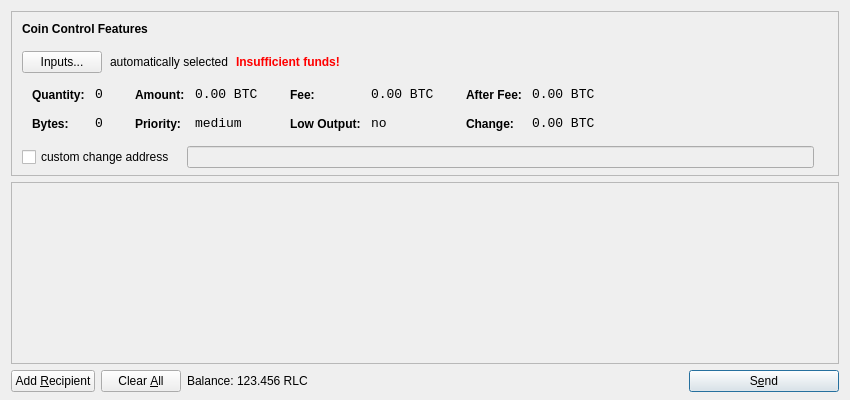
<?xml version="1.0" encoding="UTF-8"?>
<ui version="4.0">
 <class>SendCoinsDialog</class>
 <widget class="QDialog" name="SendCoinsDialog">
  <property name="geometry">
   <rect>
    <x>0</x>
    <y>0</y>
    <width>850</width>
    <height>400</height>
   </rect>
  </property>
  <property name="windowTitle">
   <string>Send Coins</string>
  </property>
  <layout class="QVBoxLayout" name="verticalLayout" stretch="0,1,0">
   <property name="bottomMargin">
    <number>8</number>
   </property>
   <item>
    <widget class="QFrame" name="frameCoinControl">
     <property name="sizePolicy">
      <sizepolicy hsizetype="Expanding" vsizetype="Expanding">
       <horstretch>0</horstretch>
       <verstretch>0</verstretch>
      </sizepolicy>
     </property>
     <property name="maximumSize">
      <size>
       <width>16777215</width>
       <height>16777215</height>
      </size>
     </property>
     <property name="frameShape">
      <enum>QFrame::StyledPanel</enum>
     </property>
     <property name="frameShadow">
      <enum>QFrame::Sunken</enum>
     </property>
     <layout class="QVBoxLayout" name="verticalLayoutCoinControl2">
      <property name="spacing">
       <number>-1</number>
      </property>
      <property name="leftMargin">
       <number>0</number>
      </property>
      <property name="topMargin">
       <number>0</number>
      </property>
      <property name="rightMargin">
       <number>0</number>
      </property>
      <property name="bottomMargin">
       <number>6</number>
      </property>
      <item>
       <layout class="QVBoxLayout" name="verticalLayoutCoinControl" stretch="0,0,0,0,1">
        <property name="spacing">
         <number>0</number>
        </property>
        <property name="leftMargin">
         <number>10</number>
        </property>
        <property name="topMargin">
         <number>10</number>
        </property>
        <item>
         <layout class="QHBoxLayout" name="horizontalLayoutCoinControl1">
          <property name="bottomMargin">
           <number>15</number>
          </property>
          <item>
           <widget class="QLabel" name="labelCoinControlFeatures">
            <property name="sizePolicy">
             <sizepolicy hsizetype="Preferred" vsizetype="Maximum">
              <horstretch>0</horstretch>
              <verstretch>0</verstretch>
             </sizepolicy>
            </property>
            <property name="font">
             <font>
              <weight>75</weight>
              <bold>true</bold>
             </font>
            </property>
            <property name="styleSheet">
             <string notr="true">font-weight:bold;</string>
            </property>
            <property name="text">
             <string>Coin Control Features</string>
            </property>
           </widget>
          </item>
         </layout>
        </item>
        <item>
         <layout class="QHBoxLayout" name="horizontalLayoutCoinControl2" stretch="0,0,0,0">
          <property name="spacing">
           <number>8</number>
          </property>
          <property name="bottomMargin">
           <number>10</number>
          </property>
          <item>
           <widget class="QPushButton" name="pushButtonCoinControl">
            <property name="styleSheet">
             <string notr="true"/>
            </property>
            <property name="text">
             <string>Inputs...</string>
            </property>
           </widget>
          </item>
          <item>
           <widget class="QLabel" name="labelCoinControlAutomaticallySelected">
            <property name="text">
             <string>automatically selected</string>
            </property>
            <property name="margin">
             <number>5</number>
            </property>
           </widget>
          </item>
          <item>
           <widget class="QLabel" name="labelCoinControlInsuffFunds">
            <property name="font">
             <font>
              <weight>75</weight>
              <bold>true</bold>
             </font>
            </property>
            <property name="styleSheet">
             <string notr="true">color:red;font-weight:bold;</string>
            </property>
            <property name="text">
             <string>Insufficient funds!</string>
            </property>
            <property name="margin">
             <number>5</number>
            </property>
           </widget>
          </item>
          <item>
           <spacer name="horizontalSpacerCoinControl">
            <property name="orientation">
             <enum>Qt::Horizontal</enum>
            </property>
            <property name="sizeHint" stdset="0">
             <size>
              <width>40</width>
              <height>1</height>
             </size>
            </property>
           </spacer>
          </item>
         </layout>
        </item>
        <item>
         <widget class="QWidget" name="widgetCoinControl" native="true">
          <property name="sizePolicy">
           <sizepolicy hsizetype="Preferred" vsizetype="Preferred">
            <horstretch>0</horstretch>
            <verstretch>0</verstretch>
           </sizepolicy>
          </property>
          <property name="minimumSize">
           <size>
            <width>0</width>
            <height>0</height>
           </size>
          </property>
          <property name="styleSheet">
           <string notr="true"/>
          </property>
          <layout class="QHBoxLayout" name="horizontalLayoutCoinControl5">
           <property name="margin">
            <number>0</number>
           </property>
           <item>
            <layout class="QHBoxLayout" name="horizontalLayoutCoinControl3" stretch="0,0,0,1">
             <property name="spacing">
              <number>20</number>
             </property>
             <property name="topMargin">
              <number>0</number>
             </property>
             <property name="bottomMargin">
              <number>10</number>
             </property>
             <item>
              <layout class="QFormLayout" name="formLayoutCoinControl1">
               <property name="horizontalSpacing">
                <number>10</number>
               </property>
               <property name="verticalSpacing">
                <number>14</number>
               </property>
               <property name="leftMargin">
                <number>10</number>
               </property>
               <property name="topMargin">
                <number>4</number>
               </property>
               <property name="rightMargin">
                <number>6</number>
               </property>
               <item row="0" column="0">
                <widget class="QLabel" name="labelCoinControlQuantityText">
                 <property name="styleSheet">
                  <string notr="true">font-weight:bold;</string>
                 </property>
                 <property name="text">
                  <string>Quantity:</string>
                 </property>
                 <property name="margin">
                  <number>0</number>
                 </property>
                </widget>
               </item>
               <item row="0" column="1">
                <widget class="QLabel" name="labelCoinControlQuantity">
                 <property name="font">
                  <font>
                   <family>Monospace</family>
                   <pointsize>10</pointsize>
                  </font>
                 </property>
                 <property name="cursor">
                  <cursorShape>IBeamCursor</cursorShape>
                 </property>
                 <property name="contextMenuPolicy">
                  <enum>Qt::ActionsContextMenu</enum>
                 </property>
                 <property name="text">
                  <string notr="true">0</string>
                 </property>
                 <property name="margin">
                  <number>0</number>
                 </property>
                 <property name="textInteractionFlags">
                  <set>Qt::LinksAccessibleByMouse|Qt::TextSelectableByKeyboard|Qt::TextSelectableByMouse</set>
                 </property>
                </widget>
               </item>
               <item row="1" column="0">
                <widget class="QLabel" name="labelCoinControlBytesText">
                 <property name="styleSheet">
                  <string notr="true">font-weight:bold;</string>
                 </property>
                 <property name="text">
                  <string>Bytes:</string>
                 </property>
                </widget>
               </item>
               <item row="1" column="1">
                <widget class="QLabel" name="labelCoinControlBytes">
                 <property name="font">
                  <font>
                   <family>Monospace</family>
                   <pointsize>10</pointsize>
                  </font>
                 </property>
                 <property name="cursor">
                  <cursorShape>IBeamCursor</cursorShape>
                 </property>
                 <property name="contextMenuPolicy">
                  <enum>Qt::ActionsContextMenu</enum>
                 </property>
                 <property name="text">
                  <string notr="true">0</string>
                 </property>
                 <property name="textInteractionFlags">
                  <set>Qt::LinksAccessibleByMouse|Qt::TextSelectableByKeyboard|Qt::TextSelectableByMouse</set>
                 </property>
                </widget>
               </item>
              </layout>
             </item>
             <item>
              <layout class="QFormLayout" name="formLayoutCoinControl2">
               <property name="horizontalSpacing">
                <number>10</number>
               </property>
               <property name="verticalSpacing">
                <number>14</number>
               </property>
               <property name="leftMargin">
                <number>6</number>
               </property>
               <property name="topMargin">
                <number>4</number>
               </property>
               <property name="rightMargin">
                <number>6</number>
               </property>
               <item row="0" column="0">
                <widget class="QLabel" name="labelCoinControlAmountText">
                 <property name="styleSheet">
                  <string notr="true">font-weight:bold;</string>
                 </property>
                 <property name="text">
                  <string>Amount:</string>
                 </property>
                 <property name="margin">
                  <number>0</number>
                 </property>
                </widget>
               </item>
               <item row="0" column="1">
                <widget class="QLabel" name="labelCoinControlAmount">
                 <property name="font">
                  <font>
                   <family>Monospace</family>
                   <pointsize>10</pointsize>
                  </font>
                 </property>
                 <property name="cursor">
                  <cursorShape>IBeamCursor</cursorShape>
                 </property>
                 <property name="contextMenuPolicy">
                  <enum>Qt::ActionsContextMenu</enum>
                 </property>
                 <property name="text">
                  <string notr="true">0.00 BTC</string>
                 </property>
                 <property name="textInteractionFlags">
                  <set>Qt::LinksAccessibleByMouse|Qt::TextSelectableByKeyboard|Qt::TextSelectableByMouse</set>
                 </property>
                </widget>
               </item>
               <item row="1" column="0">
                <widget class="QLabel" name="labelCoinControlPriorityText">
                 <property name="styleSheet">
                  <string notr="true">font-weight:bold;</string>
                 </property>
                 <property name="text">
                  <string>Priority:</string>
                 </property>
                </widget>
               </item>
               <item row="1" column="1">
                <widget class="QLabel" name="labelCoinControlPriority">
                 <property name="font">
                  <font>
                   <family>Monospace</family>
                   <pointsize>10</pointsize>
                  </font>
                 </property>
                 <property name="cursor">
                  <cursorShape>IBeamCursor</cursorShape>
                 </property>
                 <property name="contextMenuPolicy">
                  <enum>Qt::ActionsContextMenu</enum>
                 </property>
                 <property name="text">
                  <string>medium</string>
                 </property>
                 <property name="textInteractionFlags">
                  <set>Qt::LinksAccessibleByMouse|Qt::TextSelectableByKeyboard|Qt::TextSelectableByMouse</set>
                 </property>
                </widget>
               </item>
              </layout>
             </item>
             <item>
              <layout class="QFormLayout" name="formLayoutCoinControl3">
               <property name="horizontalSpacing">
                <number>10</number>
               </property>
               <property name="verticalSpacing">
                <number>14</number>
               </property>
               <property name="leftMargin">
                <number>6</number>
               </property>
               <property name="topMargin">
                <number>4</number>
               </property>
               <property name="rightMargin">
                <number>6</number>
               </property>
               <item row="0" column="0">
                <widget class="QLabel" name="labelCoinControlFeeText">
                 <property name="styleSheet">
                  <string notr="true">font-weight:bold;</string>
                 </property>
                 <property name="text">
                  <string>Fee:</string>
                 </property>
                 <property name="margin">
                  <number>0</number>
                 </property>
                </widget>
               </item>
               <item row="0" column="1">
                <widget class="QLabel" name="labelCoinControlFee">
                 <property name="font">
                  <font>
                   <family>Monospace</family>
                   <pointsize>10</pointsize>
                  </font>
                 </property>
                 <property name="cursor">
                  <cursorShape>IBeamCursor</cursorShape>
                 </property>
                 <property name="contextMenuPolicy">
                  <enum>Qt::ActionsContextMenu</enum>
                 </property>
                 <property name="text">
                  <string notr="true">0.00 BTC</string>
                 </property>
                 <property name="textInteractionFlags">
                  <set>Qt::LinksAccessibleByMouse|Qt::TextSelectableByKeyboard|Qt::TextSelectableByMouse</set>
                 </property>
                </widget>
               </item>
               <item row="1" column="0">
                <widget class="QLabel" name="labelCoinControlLowOutputText">
                 <property name="styleSheet">
                  <string notr="true">font-weight:bold;</string>
                 </property>
                 <property name="text">
                  <string>Low Output:</string>
                 </property>
                </widget>
               </item>
               <item row="1" column="1">
                <widget class="QLabel" name="labelCoinControlLowOutput">
                 <property name="font">
                  <font>
                   <family>Monospace</family>
                   <pointsize>10</pointsize>
                  </font>
                 </property>
                 <property name="cursor">
                  <cursorShape>IBeamCursor</cursorShape>
                 </property>
                 <property name="contextMenuPolicy">
                  <enum>Qt::ActionsContextMenu</enum>
                 </property>
                 <property name="text">
                  <string>no</string>
                 </property>
                 <property name="textInteractionFlags">
                  <set>Qt::LinksAccessibleByMouse|Qt::TextSelectableByKeyboard|Qt::TextSelectableByMouse</set>
                 </property>
                </widget>
               </item>
              </layout>
             </item>
             <item>
              <layout class="QFormLayout" name="formLayoutCoinControl4">
               <property name="horizontalSpacing">
                <number>10</number>
               </property>
               <property name="verticalSpacing">
                <number>14</number>
               </property>
               <property name="leftMargin">
                <number>6</number>
               </property>
               <property name="topMargin">
                <number>4</number>
               </property>
               <property name="rightMargin">
                <number>6</number>
               </property>
               <item row="0" column="0">
                <widget class="QLabel" name="labelCoinControlAfterFeeText">
                 <property name="styleSheet">
                  <string notr="true">font-weight:bold;</string>
                 </property>
                 <property name="text">
                  <string>After Fee:</string>
                 </property>
                 <property name="margin">
                  <number>0</number>
                 </property>
                </widget>
               </item>
               <item row="0" column="1">
                <widget class="QLabel" name="labelCoinControlAfterFee">
                 <property name="font">
                  <font>
                   <family>Monospace</family>
                   <pointsize>10</pointsize>
                  </font>
                 </property>
                 <property name="cursor">
                  <cursorShape>IBeamCursor</cursorShape>
                 </property>
                 <property name="contextMenuPolicy">
                  <enum>Qt::ActionsContextMenu</enum>
                 </property>
                 <property name="text">
                  <string notr="true">0.00 BTC</string>
                 </property>
                 <property name="textInteractionFlags">
                  <set>Qt::LinksAccessibleByMouse|Qt::TextSelectableByKeyboard|Qt::TextSelectableByMouse</set>
                 </property>
                </widget>
               </item>
               <item row="1" column="0">
                <widget class="QLabel" name="labelCoinControlChangeText">
                 <property name="styleSheet">
                  <string notr="true">font-weight:bold;</string>
                 </property>
                 <property name="text">
                  <string>Change:</string>
                 </property>
                </widget>
               </item>
               <item row="1" column="1">
                <widget class="QLabel" name="labelCoinControlChange">
                 <property name="font">
                  <font>
                   <family>Monospace</family>
                   <pointsize>10</pointsize>
                  </font>
                 </property>
                 <property name="cursor">
                  <cursorShape>IBeamCursor</cursorShape>
                 </property>
                 <property name="contextMenuPolicy">
                  <enum>Qt::ActionsContextMenu</enum>
                 </property>
                 <property name="text">
                  <string notr="true">0.00 BTC</string>
                 </property>
                 <property name="textInteractionFlags">
                  <set>Qt::LinksAccessibleByMouse|Qt::TextSelectableByKeyboard|Qt::TextSelectableByMouse</set>
                 </property>
                </widget>
               </item>
              </layout>
             </item>
            </layout>
           </item>
          </layout>
         </widget>
        </item>
        <item>
         <layout class="QHBoxLayout" name="horizontalLayoutCoinControl4" stretch="0,0,0">
          <property name="spacing">
           <number>12</number>
          </property>
          <property name="sizeConstraint">
           <enum>QLayout::SetDefaultConstraint</enum>
          </property>
          <property name="topMargin">
           <number>5</number>
          </property>
          <property name="rightMargin">
           <number>5</number>
          </property>
          <item>
           <widget class="QCheckBox" name="checkBoxCoinControlChange">
            <property name="text">
             <string>custom change address</string>
            </property>
           </widget>
          </item>
          <item>
           <widget class="QLineEdit" name="lineEditCoinControlChange">
            <property name="enabled">
             <bool>false</bool>
            </property>
            <property name="sizePolicy">
             <sizepolicy hsizetype="Expanding" vsizetype="Fixed">
              <horstretch>0</horstretch>
              <verstretch>0</verstretch>
             </sizepolicy>
            </property>
           </widget>
          </item>
          <item>
           <widget class="QLabel" name="labelCoinControlChangeLabel">
            <property name="sizePolicy">
             <sizepolicy hsizetype="Preferred" vsizetype="Expanding">
              <horstretch>0</horstretch>
              <verstretch>0</verstretch>
             </sizepolicy>
            </property>
            <property name="minimumSize">
             <size>
              <width>0</width>
              <height>0</height>
             </size>
            </property>
            <property name="text">
             <string/>
            </property>
            <property name="margin">
             <number>3</number>
            </property>
           </widget>
          </item>
         </layout>
        </item>
        <item>
         <spacer name="verticalSpacerCoinControl">
          <property name="orientation">
           <enum>Qt::Vertical</enum>
          </property>
          <property name="sizeHint" stdset="0">
           <size>
            <width>800</width>
            <height>1</height>
           </size>
          </property>
         </spacer>
        </item>
       </layout>
      </item>
     </layout>
    </widget>
   </item>
   <item>
    <widget class="QScrollArea" name="scrollArea">
     <property name="widgetResizable">
      <bool>true</bool>
     </property>
     <widget class="QWidget" name="scrollAreaWidgetContents">
      <property name="geometry">
       <rect>
        <x>0</x>
        <y>0</y>
        <width>830</width>
        <height>165</height>
       </rect>
      </property>
      <layout class="QVBoxLayout" name="verticalLayout_2">
       <property name="margin">
        <number>0</number>
       </property>
       <item>
        <layout class="QVBoxLayout" name="entries">
         <property name="spacing">
          <number>6</number>
         </property>
        </layout>
       </item>
       <item>
        <spacer name="verticalSpacer">
         <property name="orientation">
          <enum>Qt::Vertical</enum>
         </property>
         <property name="sizeHint" stdset="0">
          <size>
           <width>20</width>
           <height>40</height>
          </size>
         </property>
        </spacer>
       </item>
      </layout>
     </widget>
    </widget>
   </item>
   <item>
    <layout class="QHBoxLayout" name="horizontalLayout">
     <item>
      <widget class="QPushButton" name="addButton">
       <property name="toolTip">
        <string>Send to multiple recipients at once</string>
       </property>
       <property name="text">
        <string>Add &amp;Recipient</string>
       </property>
       <property name="icon">
        <iconset resource="../bitcoin.qrc">
         <normaloff>:/icons/add</normaloff>:/icons/add</iconset>
       </property>
       <property name="autoDefault">
        <bool>false</bool>
       </property>
      </widget>
     </item>
     <item>
      <widget class="QPushButton" name="clearButton">
       <property name="sizePolicy">
        <sizepolicy hsizetype="Minimum" vsizetype="Fixed">
         <horstretch>0</horstretch>
         <verstretch>0</verstretch>
        </sizepolicy>
       </property>
       <property name="toolTip">
        <string>Remove all transaction fields</string>
       </property>
       <property name="text">
        <string>Clear &amp;All</string>
       </property>
       <property name="icon">
        <iconset resource="../bitcoin.qrc">
         <normaloff>:/icons/remove</normaloff>:/icons/remove</iconset>
       </property>
       <property name="autoRepeatDelay">
        <number>300</number>
       </property>
       <property name="autoDefault">
        <bool>false</bool>
       </property>
      </widget>
     </item>
     <item>
      <layout class="QHBoxLayout" name="horizontalLayout_2">
       <property name="spacing">
        <number>3</number>
       </property>
       <item>
        <widget class="QLabel" name="label">
         <property name="text">
          <string>Balance:</string>
         </property>
        </widget>
       </item>
       <item>
        <widget class="QLabel" name="labelBalance">
         <property name="cursor">
          <cursorShape>IBeamCursor</cursorShape>
         </property>
         <property name="text">
          <string>123.456 RLC</string>
         </property>
         <property name="textInteractionFlags">
          <set>Qt::LinksAccessibleByMouse|Qt::TextSelectableByKeyboard|Qt::TextSelectableByMouse</set>
         </property>
        </widget>
       </item>
      </layout>
     </item>
     <item>
      <spacer name="horizontalSpacer">
       <property name="orientation">
        <enum>Qt::Horizontal</enum>
       </property>
       <property name="sizeHint" stdset="0">
        <size>
         <width>40</width>
         <height>20</height>
        </size>
       </property>
      </spacer>
     </item>
     <item>
      <widget class="QPushButton" name="sendButton">
       <property name="minimumSize">
        <size>
         <width>150</width>
         <height>0</height>
        </size>
       </property>
       <property name="toolTip">
        <string>Confirm the send action</string>
       </property>
       <property name="text">
        <string>S&amp;end</string>
       </property>
       <property name="icon">
        <iconset resource="../bitcoin.qrc">
         <normaloff>:/icons/send</normaloff>:/icons/send</iconset>
       </property>
       <property name="default">
        <bool>true</bool>
       </property>
      </widget>
     </item>
    </layout>
   </item>
  </layout>
 </widget>
 <resources>
  <include location="../bitcoin.qrc"/>
 </resources>
 <connections/>
</ui>
